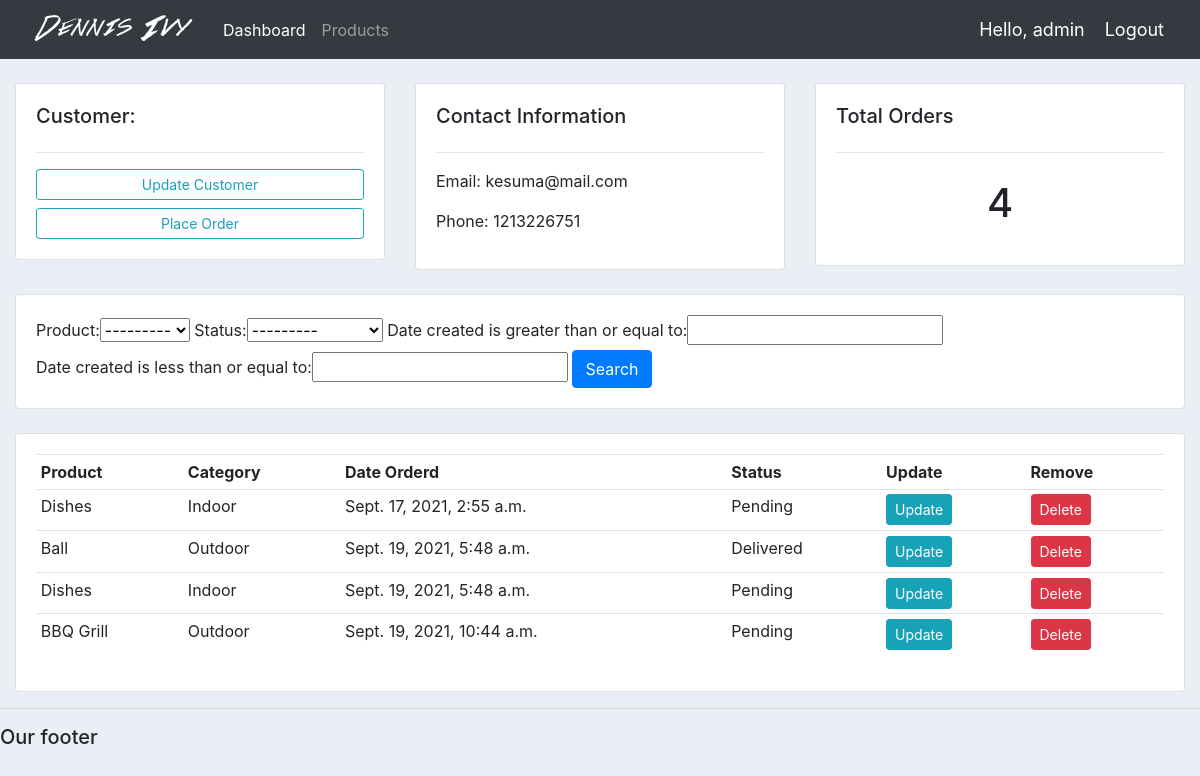
The page /customer/2/ (signed in) on the database its author committed.
### accounts/models.py (models this page shows, shortened)
class Customer(models.Model):
    name = models.CharField(max_length=50, null=True)
    phone = models.CharField(max_length=50, null=True)
    email = models.CharField(max_length=50, null=True)
    date_created = models.DateTimeField(auto_now_add=True, null=True)

class Order(models.Model):
    STATUS = (
        ('Pending', 'Pending'),
        ('Out of Delivery', 'Out of Delivery'),
        ('Delivered', 'Delivered'),
    )
    customer = models.ForeignKey(
        Customer, null=True, on_delete=models.SET_NULL)
    product = models.ForeignKey(Product, null=True, on_delete=models.SET_NULL)
    date_created = models.DateTimeField(auto_now_add=True, null=True)
    status = models.CharField(max_length=50, null=True, choices=STATUS)

class Product(models.Model):
    CATEGORY = (
        ('Indoor', 'Indoor'),
        ('Outdoor', 'Outdoor'),
    )
    name = models.CharField(max_length=50, null=True)
    price = models.FloatField(max_length=50, null=True)
    category = models.CharField(max_length=50, null=True, choices=CATEGORY)
    description = models.CharField(max_length=50, null=True, blank=True)
    date_created = models.DateTimeField(auto_now_add=True, null=True)
    tag = models.ManyToManyField(Tag)
    def __str__(self):
        return self.name

### accounts/decorators.py (the view)
        def wrapper_func(request, *args, **kwargs):
            group = None
            if request.user.groups.exists():
                group = request.user.groups.all()[0].name
            if group in allowed_roles:
                return view_func(request, *args, **kwargs)
            else:
                return HttpResponse('You are not authorized to view this page')

### accounts/views.py (called while the page is built)
@login_required(login_url='login')
@allowed_users(allowed_roles=['admin'])
def customer(request, pk):
    customer = Customer.objects.get(id=pk)
    orders = customer.order_set.all()
    order_count = orders.count()
    myFilter = OrderFilter(request.GET, queryset=orders)
    orders = myFilter.qs
    context = {'customer': customer,
               'orders': orders, 'order_count': order_count, 'myFilter': myFilter}
    return render(request, 'accounts/customers.html', context)

### accounts/templates/accounts/customers.html
{% extends 'accounts/main.html' %}
{% block content %}
<br>
<div class="row">
    <div class="col-md">
        <div class="card card-body">
            <h5>Customer:</h5>
            <hr>
            <a class="btn btn-outline-info  btn-sm btn-block" href="">Update Customer</a>
            <a class="btn btn-outline-info  btn-sm btn-block" href="{% url 'create_order' customer.id %}">Place Order</a>
        </div>
    </div>
    <div class="col-md">
        <div class="card card-body">
            <h5>Contact Information</h5>
            <hr>
            <p>Email: {{customer.email}}</p>
            <p>Phone: {{customer.phone}}</p>
        </div>
    </div>
    <div class="col-md">
        <div class="card card-body">
            <h5>Total Orders</h5>
            <hr>
            <h1 style="text-align: center;padding: 10px">{{order_count}}</h1>
        </div>
    </div>
</div>
<br>
<div class="row">
    <div class="col">
        <div class="card card-body">
            <form method="get">
                {{myFilter.form}}
                <button class="btn btn-primary" type="submit">Search</button>
            </form>
        </div>
    </div>
</div>
<br>
<div class="row">
    <div class="col-md">
        <div class="card card-body">
            <table class="table table-sm">
                <tr>
                    <th>Product</th>
                    <th>Category</th>
                    <th>Date Orderd</th>
                    <th>Status</th>
                    <th>Update</th>
                    <th>Remove</th>
                </tr>
                {% for order in orders %}
                    <tr>
                        <td>{{order.product}}</td>
                        <td>{{order.product.category}}</td>
                        <td>{{order.date_created}}</td>
                        <td>{{order.status}}</td>
                        <td><a class="btn btn-sm btn-info" href="{% url 'update_order' order.id %}">Update</a></td>
                        <td><a class="btn btn-sm btn-danger" href="{% url 'delete_order' order.id %}">Delete</a></td>
                    </tr>
                {% endfor %}
            </table>
        </div>
    </div>
</div>
{% endblock %}

### accounts/templates/accounts/navbar.html (shortened to what this page needs)
{% load static %}
<nav class="navbar navbar-expand-lg navbar-dark bg-dark">
    <img src="{% static 'images/logo.png' %}">
    <div class="collapse navbar-collapse" id="navbarNav">
        <ul class="navbar-nav">
            <li class="nav-item active">
                <a class="nav-link" href="{% url 'home' %}">Dashboard</a>
            </li>
            <li class="nav-item">
                <a class="nav-link" href="{% url 'products' %}">Products</a>
            </li>
        </ul>
    </div>
    <span class="hello-msg">Hello, {{request.user}}</span>
    <span><a class="hello-msg" href="{% url 'logout' %}">Logout</a></span>
</nav>

### static/css/main.css (style rules this page uses)
body { background-color: #ebeff5; }

### accounts/templates/accounts/navbar.html (style rules this page uses)
.hello-msg { font-size: 18px; color: #fff; margin-right: 20px; }

### rows shown on the page
Customer: email "kesuma@mail.com", phone "1213226751"
Order: product "Dishes", product.category "Indoor", date_created "Sept. 17, 2021, 2:55 a.m.", status "Pending"
Order: product "Ball", product.category "Outdoor", date_created "Sept. 19, 2021, 5:48 a.m.", status "Delivered"
Order: product "Dishes", product.category "Indoor", date_created "Sept. 19, 2021, 5:48 a.m.", status "Pending"
Order: product "BBQ Grill", product.category "Outdoor", date_created "Sept. 19, 2021, 10:44 a.m.", status "Pending"

### other values the page prints
{{ request.user }} "admin"
{{ order_count }} "4"
